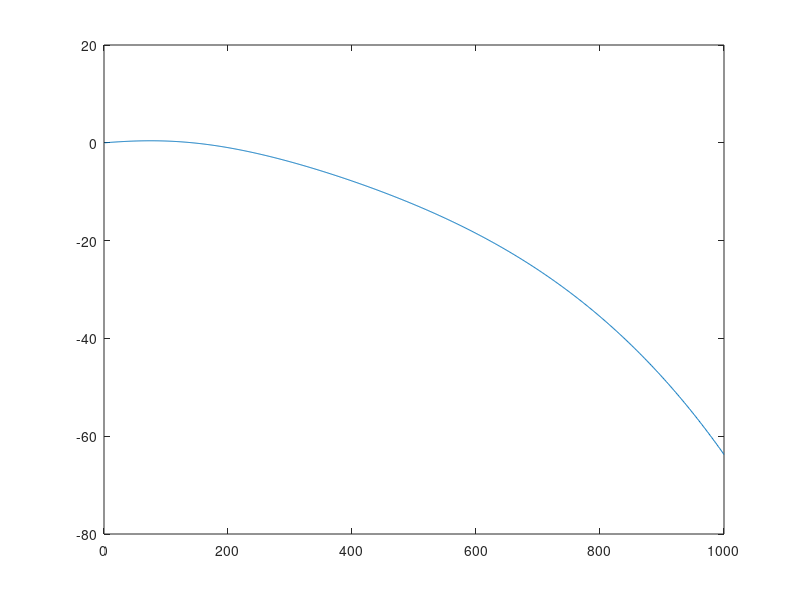

Source code (MATLAB):
clear all;
Fe=100;
t=(0:10*Fe-1)/Fe;
T=1/Fe;
A=[-11/4, -11/8, -5/4; 27/4, 11/8, 21/4;15/8 19/16 5/8];
b =[1,-1,-1/2]';
cT =[3/8, 1/2, -1/4];
d = 0;
e=ones(1,10*Fe);
x(:,1)=[0,0,0]';
Ae=[A,b;zeros(1,3),0]*T;
Exp_Ae=expm(Ae);
fi=Exp_Ae(1:3,1:3);
ps=Exp_Ae(1:3,4);
for k=1:10*Fe-1,
    x(:,k+1)=fi*x(:,k)+ps*e(k);
end

plot(x(1,:));


